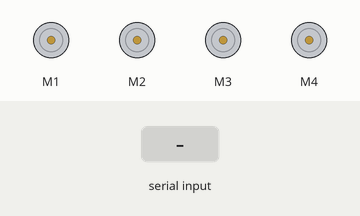
Recording of a sketch running on a simulated Arduino Uno, built with avr-gcc and run on an emulated ATmega328P. Shown: 4 × DC motor (green arrow = forward, orange = backward, longer = faster). The inputs (shaded band) are chosen by the test bench.

Above: at 1.2 s.
1.3 s: "F" received over Serial
At 2.5 s:
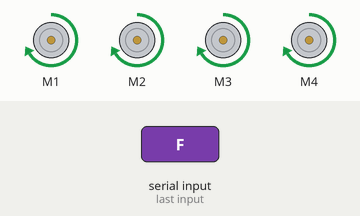
2.8 s: "B" received over Serial
At 3.7 s:
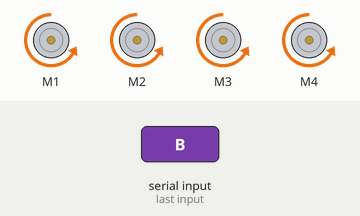
4.3 s: "L" received over Serial
At 4.8 s:
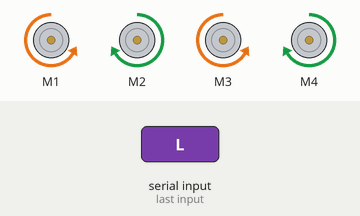
5.8 s: "R" received over Serial
At 7.0 s:
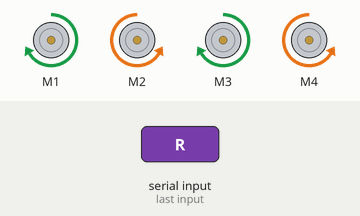
7.3 s: "S" received over Serial
At 8.3 s:
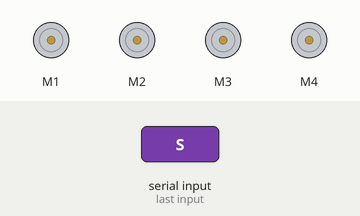
Timing chart, 0 to 9.8 s (numbered marks = the images above; inputs shaded):
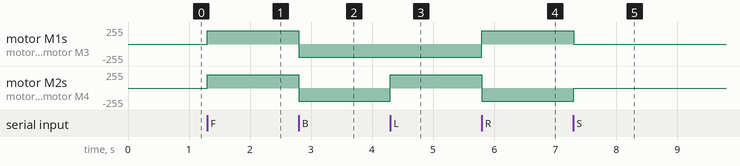

The sketch:

arduino_motors.ino
```cpp
#include <SoftwareSerial.h>

#include <AFMotor_R4.h>

AF_DCMotor motor1(1);
AF_DCMotor motor2(2);
AF_DCMotor motor3(3);
AF_DCMotor motor4(4);

void setup() {

  Serial.begin(9600);

  motor1.setSpeed(200);
  motor2.setSpeed(200);
  motor3.setSpeed(200);
  motor4.setSpeed(200);

}

void forward(){

  motor1.run(FORWARD);
  motor2.run(FORWARD);
  motor3.run(FORWARD);
  motor4.run(FORWARD);

}

void back(){

  motor1.run(BACKWARD);
  motor2.run(BACKWARD);
  motor3.run(BACKWARD);
  motor4.run(BACKWARD);

}

void left(){

  motor1.run(BACKWARD);
  motor2.run(FORWARD);
  motor3.run(BACKWARD);
  motor4.run(FORWARD);

}

void right(){

  motor1.run(FORWARD);
  motor2.run(BACKWARD);
  motor3.run(FORWARD);
  motor4.run(BACKWARD);

}

void stopMotors(){

  motor1.run(RELEASE);
  motor2.run(RELEASE);
  motor3.run(RELEASE);
  motor4.run(RELEASE);

}

void loop(){

  if(Serial.available()){

    char cmd = Serial.read();

    if(cmd=='F') forward();
    if(cmd=='B') back();
    if(cmd=='L') left();
    if(cmd=='R') right();
    if(cmd=='S') stopMotors();

  }

}
```

Measured:
- after the input at 1.3 s, motor M1–4: stopped → forward 200/255 at once
- after the input at 2.8 s, motor M1–4: forward 200/255 → backward 200/255 at once
- after the input at 4.3 s, motor M2, motor M4: backward 200/255 → forward 200/255 at once
- after the input at 5.8 s, motor M1, motor M3: backward 200/255 → forward 200/255 at once; motor M2, motor M4: forward 200/255 → backward 200/255 at once
- after the input at 7.3 s, motor M1, motor M3: forward 200/255 → stopped at once; motor M2, motor M4: backward 200/255 → stopped at once
